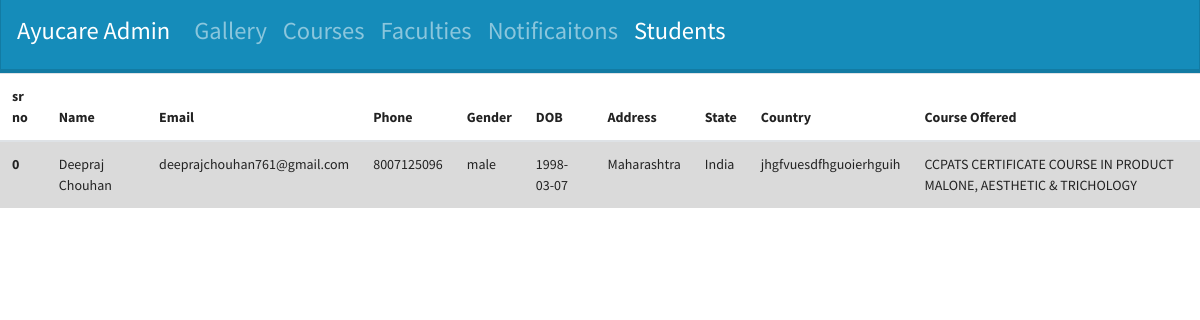
The app's page /server/student/index.php with its own data.
### tables this page shows
CREATE TABLE `student` (
  `id` int(255) NOT NULL,
  `name` varchar(255) NOT NULL,
  `email` varchar(255) NOT NULL,
  `phone` varchar(255) NOT NULL,
  `query` varchar(255) NOT NULL,
  `gender` varchar(255) NOT NULL,
  `DOB` varchar(255) NOT NULL,
  `state` varchar(255) NOT NULL,
  `country` varchar(255) NOT NULL,
  `address` varchar(255) NOT NULL,
  `course` varchar(255) NOT NULL
);

### server/Student.php (called while the page is built, shortened)
<?php
    class Student extends Connection{
        function fetchStudentData(){
            $conn = Connection::connect();
            $sql = "select * from student";
            $res = $conn->query($sql);
            $students = array();
            while($row = $res->fetch_array()){
                $student = array();
                array_push($student,$row['name'],$row['email'],$row['phone'],$row['gender'],$row['DOB'],$row['state'],$row['country'],$row['address'],$row['course']);
                array_push($students,$student);
            }
            return $students;
        }
    }
?>

### server/student/index.php (the view, shortened to what this page needs)
<!DOCTYPE html>
<html lang="en">
<head>
    <link rel="stylesheet" href="../../css/bootstrap.min.css">
</head>
<body>
<nav class="navbar navbar-expand-lg navbar-dark bg-primary">
  <a class="navbar-brand" href="#"><h3>Ayucare Admin</h3></a>
  <div class="collapse navbar-collapse" id="navbarColor01">
    <ul class="navbar-nav mr-auto">
    <li class="nav-item">
        <a class="nav-link" href="../gallery"><h3>Gallery</h3></a>
      </li>
      <li class="nav-item">
        <a class="nav-link" href="../courses"><h3>Courses</h3></a>
      </li>
      <li class="nav-item">
        <a class="nav-link" href="../faculty"><h3>Faculties</h3></a>
      </li>
      <li class="nav-item">
        <a class="nav-link" href="../notification"><h3>Notificaitons</h3></a>
      </li>
      <li class="nav-item  active">
        <a class="nav-link" href="#"><h3>Students</h3></a>
      </li>
    </ul>
</nav>
<table class="table table-hover">
  <thead>
    <tr>
      <th scope="col">sr no</th>
      <th scope="col">Name</th>
      <th scope="col">Email</th>
      <th scope="col">Phone</th>
      <th scope="col">Gender</th>
      <th scope="col">DOB</th>
      <th scope="col">Address</th>
      <th scope="col">State</th>
      <th scope="col">Country</th>
      <th scope="col">Course Offered</th>
    </tr>
  </thead>
  <tbody>
    <?php
        include_once '../Student.php';
        $obj = new Student;
        $students = $obj->fetchStudentData();
        $i = 0;
        foreach($students as $student){
    ?>
    <tr class="table-active">
      <th scope="row"><?php echo $i;?></th>
      <?php
        for($i=0;$i<sizeof($student);$i++){
      ?>
      <td><?php echo $student[$i]; ?></td>
        <?php } ?>
    </tr>
        <?php
        $i++;
    }
?>
</body>
</html>

### records on screen
student: i "0", name "Deepraj Chouhan", email "deeprajchouhan761@gmail.com", phone "8007125096", gender "male", DOB "1998-03-07", state "Maharashtra", country "India", address "jhgfvuesdfhguoierhguih", course "CCPATS CERTIFICATE COURSE IN PRODUCT MALONE, AESTHETIC & TRICHOLOGY"
